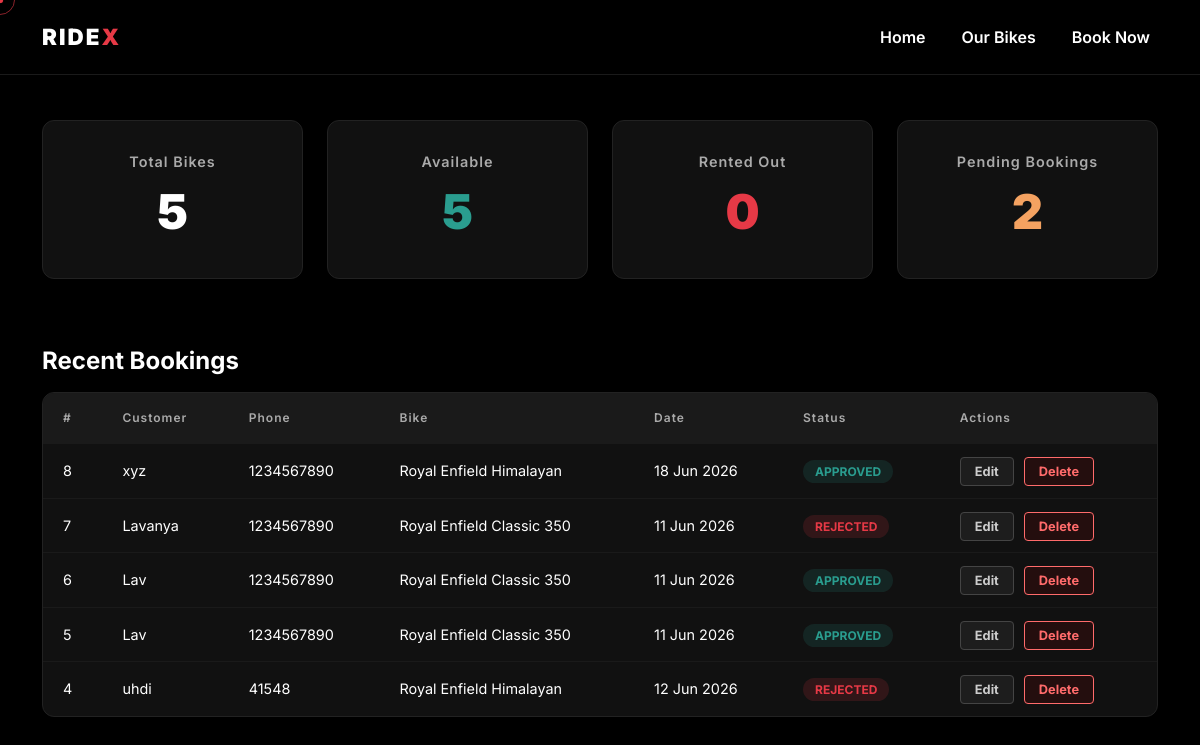
The app's page /admin/dashboard (signed in), older data.
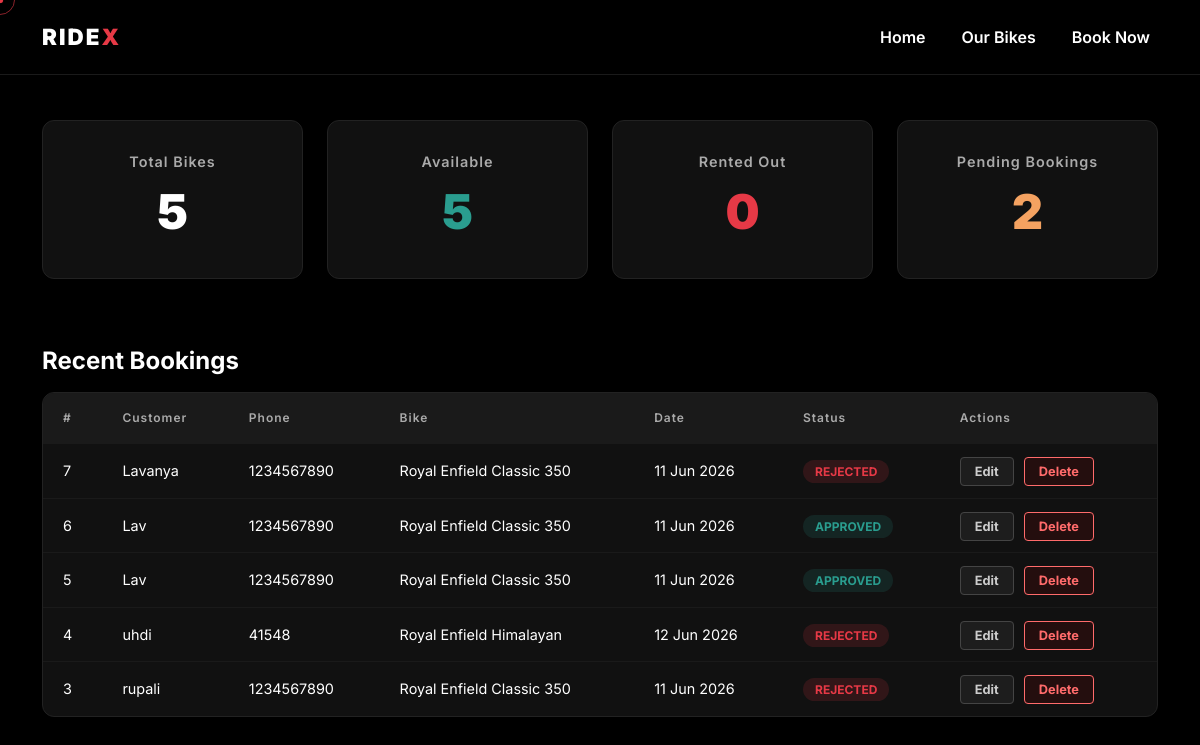
The same page, newer data.
### app.py (models this page shows)
class Booking(db.Model):
    id = db.Column(db.Integer, primary_key=True)
    bike_id = db.Column(db.Integer, db.ForeignKey('bike.id'), nullable=False)
    customer_name = db.Column(db.String(100), nullable=False)
    customer_phone = db.Column(db.String(15), nullable=False)
    booking_date = db.Column(db.DateTime, nullable=False)
    status = db.Column(db.String(20), default='pending')
    bike = db.relationship('Bike', backref='bookings')

class Bike(db.Model):
    id = db.Column(db.Integer, primary_key=True)
    name = db.Column(db.String(100), nullable=False)
    engine_cc = db.Column(db.Integer, nullable=False)
    price_per_day = db.Column(db.Float, nullable=False)
    is_available = db.Column(db.Boolean, default=True)
    image_file = db.Column(db.String(100), default='default_bike.jpg')

### app.py (the view)
@app.route('/admin/dashboard')
@login_required
def admin_dashboard():
    total_bikes = Bike.query.count()
    available_bikes = Bike.query.filter_by(is_available=True).count()
    rented_bikes = Bike.query.filter_by(is_available=False).count()
    pending_bookings = Booking.query.filter_by(status='pending').count()
    recent_bookings = Booking.query.order_by(Booking.id.desc()).limit(5).all()
    return render_template('admin/dashboard.html',
        total_bikes=total_bikes,
        available_bikes=available_bikes,
        rented_bikes=rented_bikes,
        pending_bookings=pending_bookings,
        recent_bookings=recent_bookings
    )

### app.py (called while the page is built)
def login_required(f):
    @wraps(f)
    def decorated_function(*args, **kwargs):
        if 'admin_logged_in' not in session:
            return redirect(url_for('admin_login'))
        return f(*args, **kwargs)
    return decorated_function

### templates/admin/dashboard.html (shortened to what this page needs)
{% extends 'base.html' %}
{% block content %}
<section class="admin-dashboard-section" style="padding-top: 120px;">
    <div class="container">
        <div class="row mb-5">
            <div class="col-md-3">
                <div class="stat-card">
                    <p class="stat-label">Total Bikes</p>
                    <h2 class="stat-number">{{ total_bikes }}</h2>
                </div>
            </div>
            <div class="col-md-3">
                <div class="stat-card">
                    <p class="stat-label">Available</p>
                    <h2 class="stat-number" style="color:#2a9d8f">{{ available_bikes }}</h2>
                </div>
            </div>
            <div class="col-md-3">
                <div class="stat-card">
                    <p class="stat-label">Rented Out</p>
                    <h2 class="stat-number" style="color:#e63946">{{ rented_bikes }}</h2>
                </div>
            </div>
            <div class="col-md-3">
                <div class="stat-card">
                    <p class="stat-label">Pending Bookings</p>
                    <h2 class="stat-number" style="color:#f4a261">{{ pending_bookings }}</h2>
                </div>
            </div>
        </div>
        <h4 class="mb-3" style="font-weight:700">Recent Bookings</h4>
        <div class="admin-table-wrapper">
            <table class="admin-table">
                <thead>
                    <tr>
                        <th>#</th>
                        <th>Customer</th>
                        <th>Phone</th>
                        <th>Bike</th>
                        <th>Date</th>
                        <th>Status</th>
                        <th>Actions</th>
                    </tr>
                </thead>
                <tbody>
                    {% for booking in recent_bookings %}
                    <tr>
                        <td>{{ booking.id }}</td>
                        <td>{{ booking.customer_name }}</td>
                        <td>{{ booking.customer_phone }}</td>
                        <td>{{ booking.bike.name }}</td>
                        <td>{{ booking.booking_date.strftime('%d %b %Y') }}</td>
                        <td>
                            <span class="status-badge {{ booking.status }}">
                                {{ booking.status.upper() }}
                            </span>
                        </td>
                        <td>
                            <a href="{{ url_for('edit_booking', booking_id=booking.id) }}" class="action-btn edit">Edit</a>
                            <a href="{{ url_for('delete_booking', booking_id=booking.id) }}" class="action-btn delete" onclick="return confirm('Delete this booking permanently?')">Delete</a>
                        </td>
                    </tr>
                    {% endfor %}
                </tbody>
            </table>
        </div>
    </div>
</section>
{% endblock %}

### templates/base.html (shortened to what this page needs)
<!DOCTYPE html>
<html lang="en">
<head>
    <link href="https://cdn.jsdelivr.net/npm/bootstrap@5.3.0/dist/css/bootstrap.min.css" rel="stylesheet">
    <link href="https://unpkg.com/aos@2.3.1/dist/aos.css" rel="stylesheet">
    <link rel="stylesheet" href="{{ url_for('static', filename='css/style.css') }}">
    <link rel="stylesheet" href="https://cdn.jsdelivr.net/npm/bootstrap-icons@1.11.0/font/bootstrap-icons.css">
</head>
<div class="cursor-ring"></div>
<body>
    <nav class="navbar navbar-expand-lg fixed-top">
        <div class="container">
            <a class="navbar-brand" href="/">RIDE<span>X</span></a>
            <div class="collapse navbar-collapse" id="navbarNav">
                <ul class="navbar-nav ms-auto">
                    <li class="nav-item"><a class="nav-link" href="/">Home</a></li>
                    <li class="nav-item"><a class="nav-link" href="/bikes">Our Bikes</a></li>
                    <li class="nav-item"><a class="nav-link" href="/booking">Book Now</a></li>
                </ul>
            </div>
        </div>
    </nav>
    {% block content %}{% endblock %}
</body>
</html>

### static/css/style.css (style rules this page uses)
* { margin: 0; padding: 0; box-sizing: border-box; }
body { background-color: #000000; color: #ffffff; font-family: 'Inter', sans-serif; }
* { cursor: none; }
.cursor-ring { width: 30px; height: 30px; border: 1.5px solid rgba(230, 57, 70, 0.6); border-radius: 50%; position: fixed; pointer-events: none; z-index: 9998; transform: translate(-50%, -50%); transition: width 0.2s, height 0.2s, border-color 0.2s; }
.navbar { background: rgba(0, 0, 0, 0.75) !important; border-bottom: 1px solid #1a1a1a; padding: 15px 0; backdrop-filter: blur(30px); }
.navbar-brand { font-size: 1.4rem; font-weight: 900; color: #ffffff !important; letter-spacing: 2px; }
.navbar-brand span { color: #e63946; }
.nav-link { color: #ffffff !important; margin-left: 20px; font-weight: 600; transition: color 0.3s ease; }
.stat-card { background-color: #111111; border: 1px solid #222; border-radius: 12px; padding: 30px; text-align: center; margin-bottom: 20px; }
.stat-label { color: #aaaaaa; font-size: 0.9rem; font-weight: 600; letter-spacing: 1px; margin-bottom: 10px; }
.stat-number { font-size: 3rem; font-weight: 900; }
.admin-table-wrapper { background: #111; border: 1px solid #222; border-radius: 12px; overflow: hidden; }
.admin-table { width: 100%; border-collapse: collapse; }
.admin-table th { background: #1a1a1a; color: #aaa; font-size: 0.75rem; letter-spacing: 1px; padding: 16px 20px; text-align: left; font-weight: 600; }
.admin-table td { padding: 16px 20px; border-top: 1px solid #1a1a1a; color: #fff; font-size: 0.9rem; }
.status-badge { padding: 4px 12px; border-radius: 20px; font-size: 0.75rem; font-weight: 700; }
.status-badge.approved { background: rgba(42, 157, 143, 0.15); color: #2a9d8f; }
.status-badge.rejected { background: rgba(230, 57, 70, 0.15); color: #e63946; }
.action-btn { padding: 6px 14px; border-radius: 4px; font-size: 0.8rem; font-weight: 700; text-decoration: none; margin-right: 6px; }
.action-btn.edit { background: rgba(255,255,255,0.05); color: #ccc; border: 1px solid #444; }
.action-btn.delete { background: rgba(150,0,0,0.15); color: #ff6b6b; border: 1px solid #ff6b6b; }

Row changes from the older to the newer data that the page shows:
removed Booking: id "8", customer_name "xyz", customer_phone "1234567890", bike.name "Royal Enfield Himalayan", booking_date "18 Jun 2026", status "APPROVED"
now on this page (row unchanged): Booking: id "3", customer_name "rupali", customer_phone "1234567890", bike.name "Royal Enfield Classic 350", booking_date "11 Jun 2026", status "REJECTED"
